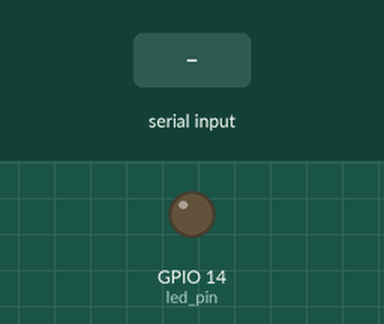
This program was run on a simulated Raspberry Pi (BCM pin numbers). Shown: output pins drawn as LEDs (lit = HIGH). Inputs (shaded band) come from the test bench.

Above: at 1.2 s.
1.3 s: "5\n" received over the second serial link
At 1.6 s:
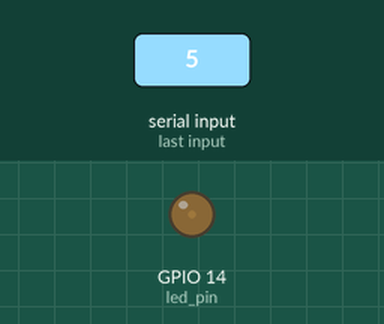
2.8 s: "90\n" received over the second serial link
At 3.9 s:
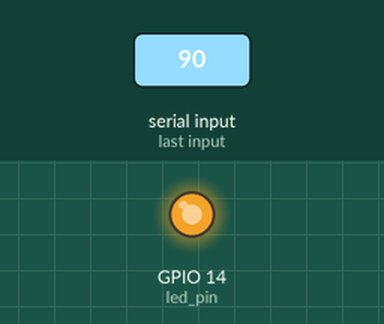
Timing chart, 0 to 5.8 s (numbered marks = the images above; inputs shaded):
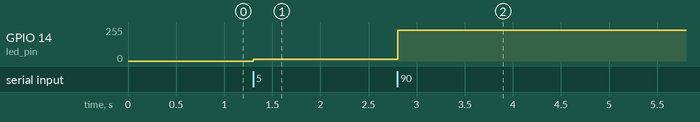

The program:

RaspberryPI_RX_-_Receiver.py
```python
import serial
import RPi.GPIO as GPIO
from time import sleep

GPIO.setmode(GPIO.BCM);
flag = False

led_pin = 14
GPIO.setup(led_pin, GPIO.OUT)
pwm1 = GPIO.PWM(led_pin, 100);
pwm1.start(0)


try:
    ser = serial.Serial('/dev/ttyAMA0', 9600);  #opens TX-GPIO pin to receive data
except Exception as e:                          #will display any errors if can't connect and reset the pins
    print(e);
    GPIO.output(led_pin, GPIO.LOW);
    GPIO.cleanup();


while ser.inWaiting:                            #if the RX-GPIO pin receives any data
    line = ser.readline().strip();              #get the date format it properly and decode it properly
    values = line.decode();
    val = int(values);                          #converts to int data-type
    pwm1.ChangeDutyCycle(val);                  #sends a pwm signal to an LED
```

Measured:
- after the input at 1.3 s, GPIO 14 (led_pin): 0/255 → 13/255 at once
- after the input at 2.8 s, GPIO 14 (led_pin): 13/255 → 230/255 at once
